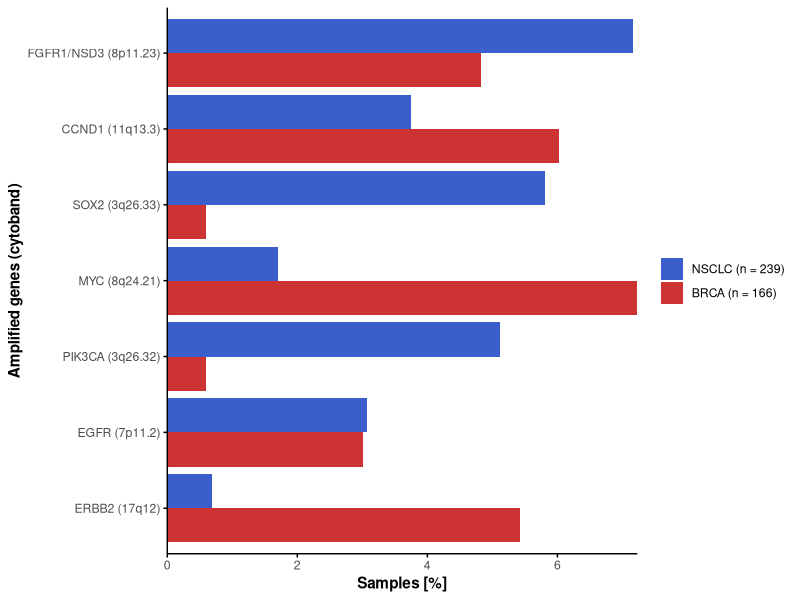

This figure's R source:
library(data.table)
library(dplyr)
library(ggplot2)

clinical <- fread('source_data/lpWGS_clinical.tsv')
genomic <- fread('source_data/lpWGS_genomic.tsv')
colnames(genomic) <- c("sid","gene","amp","X")

# get sample sizes
sid <- unique(genomic$sid)
sid_dt <- as.data.table(sid,use.row.names=F)
count <- sid_dt[clinical, group:=i.group, on="sid"]
sort(table(count[sid %in% sid]$group), decreasing = TRUE)
n_NSCLC <- 293
n_BRCA <- 166

# get AMP counts
amp <- genomic[amp=="AMP"]
amp_clinical <- amp[clinical, group:=i.group, on="sid"]  
amp_clinical[, .(total=.N,BRCA=sum(group=="BRCA"),NSCLC=sum(group=="NSCLC")),by=gene][order(-total)]

# plotting
df <- data.frame(
  sample = rep(c("FGFR1/NSD3 (8p11.23)","CCND1 (11q13.3)","SOX2 (3q26.33)","MYC (8q24.21)","PIK3CA (3q26.32)","EGFR (7p11.2)","ERBB2 (17q12)"), each = 2),
  type   = rep(c("BRCA", "NSCLC"), times = 7),
  value  = c(8/n_BRCA*100,21/n_NSCLC*100,10/n_BRCA*100,11/n_NSCLC*100,1/n_BRCA*100,17/n_NSCLC*100,12/n_BRCA*100,5/n_NSCLC*100,1/n_BRCA*100,15/n_NSCLC*100,5/n_BRCA*100,9/n_NSCLC*100,9/n_BRCA*100,2/n_NSCLC*100)
)
sample_order <- c("ERBB2 (17q12)","EGFR (7p11.2)","PIK3CA (3q26.32)","MYC (8q24.21)","SOX2 (3q26.33)","CCND1 (11q13.3)","FGFR1/NSD3 (8p11.23)")
df$sample <- factor(df$sample, levels = sample_order)
df$type <- factor(df$type, levels = c("BRCA", "NSCLC"))
df <- df %>% arrange(sample, type)
ggplot(df, aes(x = value, y = sample, fill = type)) +
  geom_bar(stat = "identity", position = position_dodge()) +
  scale_fill_manual(values = c("NSCLC" = "royalblue3","BRCA" = "brown3"),
                    breaks=c("NSCLC", "BRCA"),
                    labels = c("NSCLC" = "NSCLC (n = 239)", "BRCA" = "BRCA (n = 166)")) +
  scale_x_continuous(expand=c(0,0)) +
  labs(x = "Samples [%]", y = "Amplified genes (cytoband)") +
  theme_minimal() + 
  theme(
    legend.title=element_blank(),
    panel.border=element_blank(),
    panel.grid=element_blank(),
    axis.line=element_line(color="black"),
    axis.ticks=element_line(color="black"),
    axis.title=element_text(face="bold")
)
